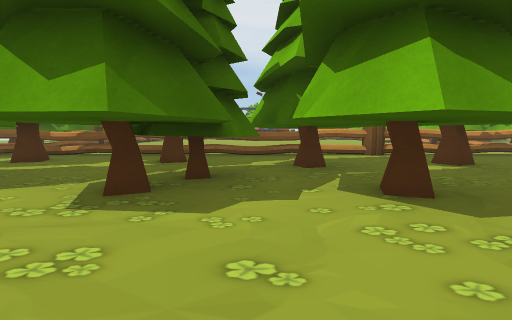
View 1 (above)

20 first-person views from a walk through a 3-D level made in the Unity game engine. The camera is 1.2 m above the floor, tilts 6° down and sees 90° across. The floor is counted in squares, 2 m on a side. Each view is taken from the middle of a square. On the plan, view 1 faces up. The plan holds only what a view shows up to about 9 squares ahead; the rest is blank. The place goes on beyond the plan. Some animated figures are left out.

View 2
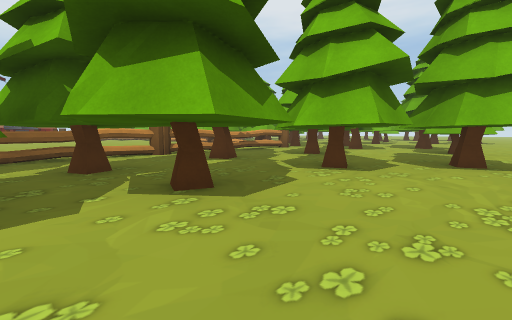

View 3
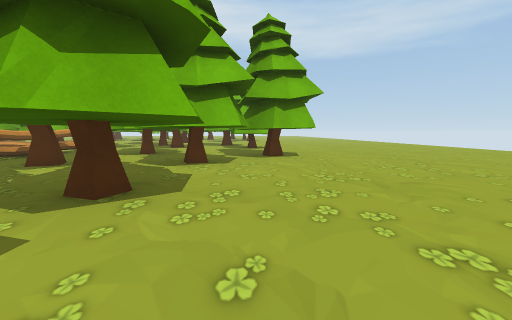

View 4
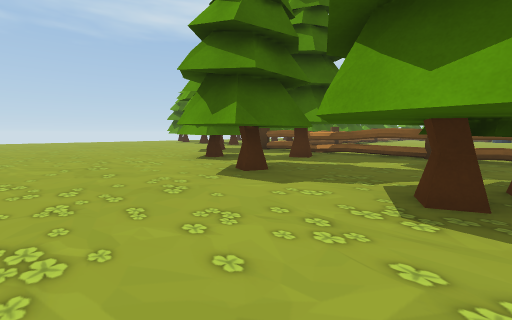

View 5
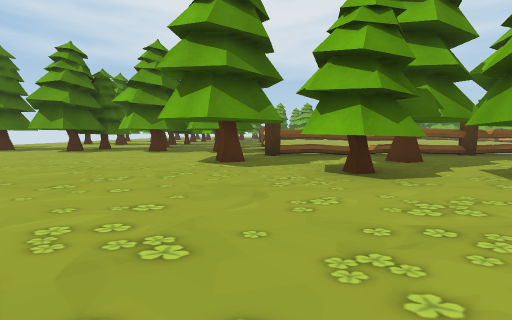

View 6
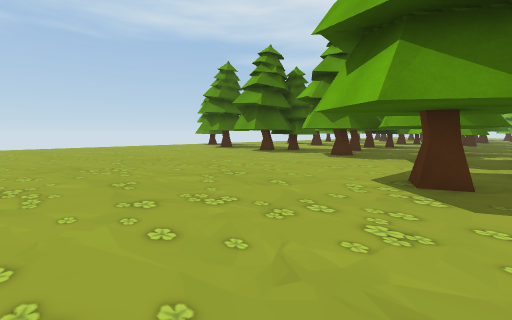

View 7
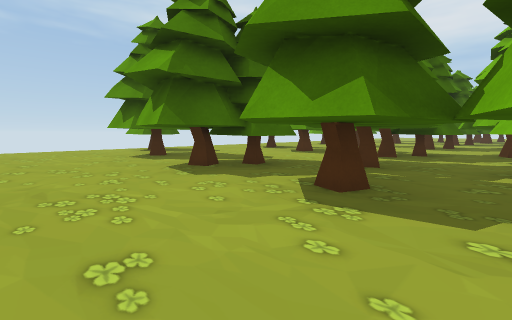

View 8
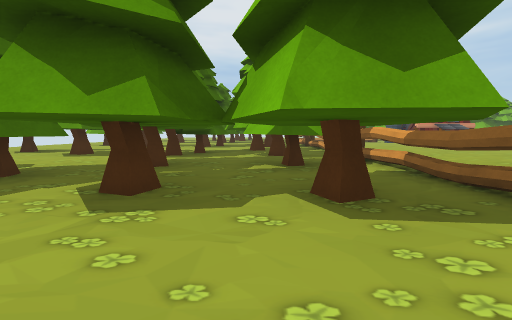

View 9
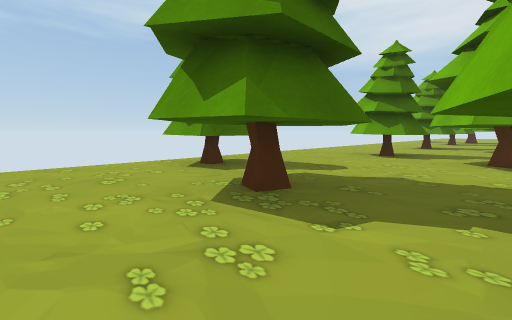

View 10
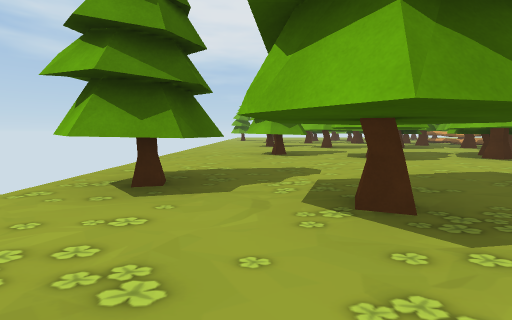

View 11
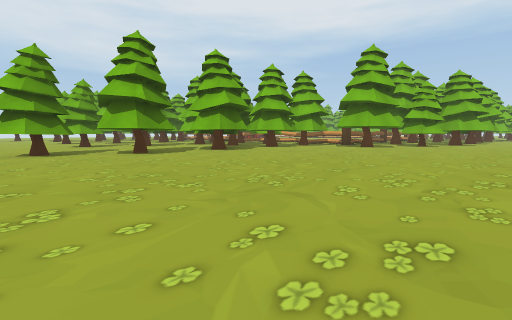

View 12
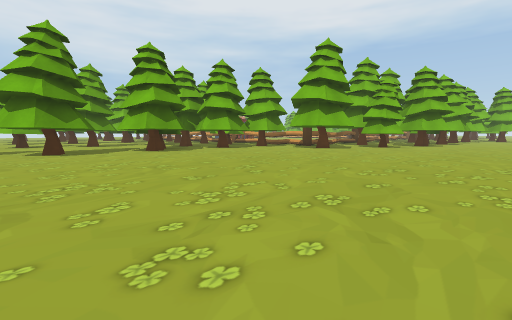

View 13
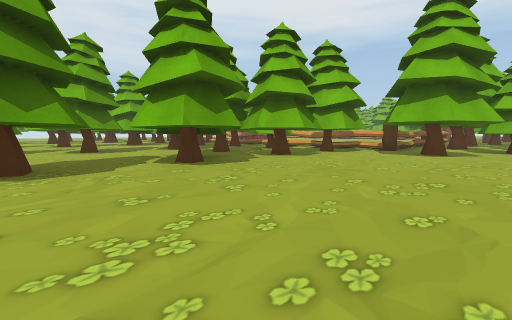

View 14
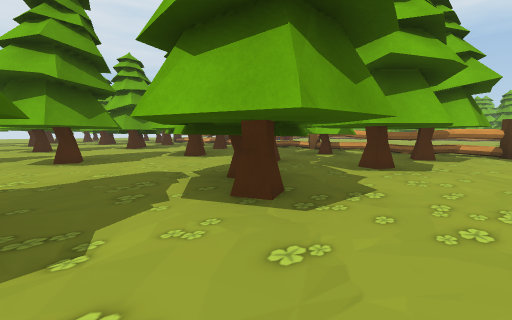

View 15
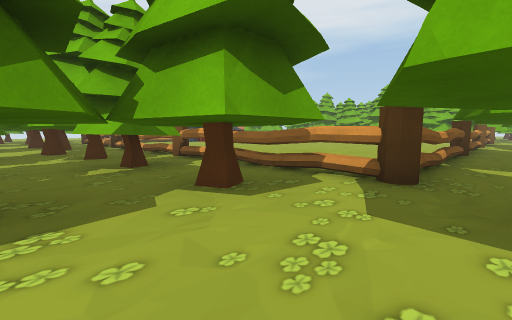

View 16
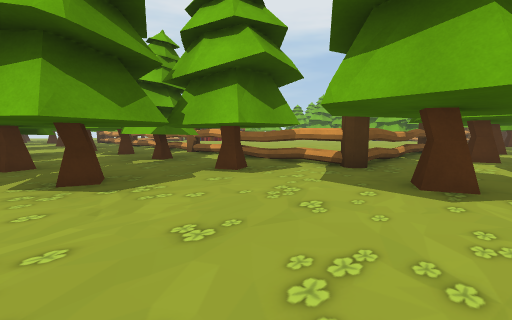

View 17
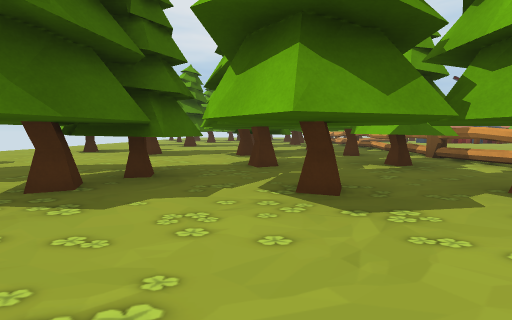

View 18
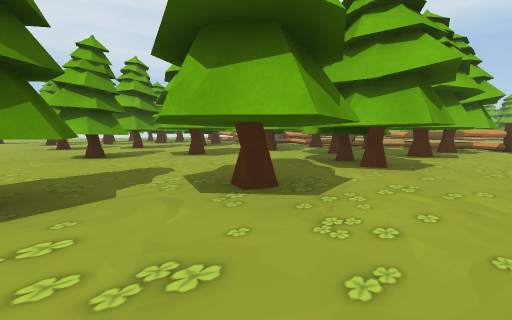

View 19
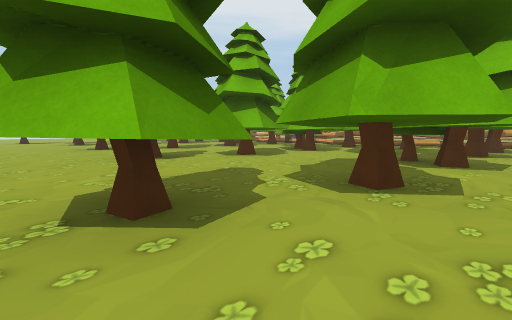

View 20
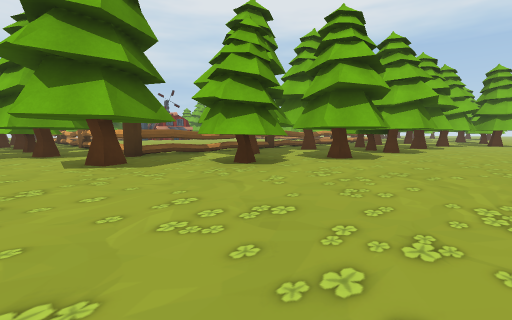

### Floor plan
Key: @ floor where view 1 was taken; # wall or solid block; . floor; ^ raised ledge; T pine tree.
Columns run from 20 left of view 1 to 7 right of it. Each row starts with its distance up from view 1.
 20 ..
 19 ..T
 18 ..TTTT
 17 ....T# #TT
 16 .......TTT
 15 ..TT....TTTT#  ...
 14 ..TTTTTT T# #  ...
 13 ....##TTTT#TT  ...
 12 ....TT TTTT ##...
 11 TT.....T#TTT# ....
 10 TTTTTTTT#TTT#   ...
  9 ..TTT#TT#TTTT   ...
  8 ...T.TT.#T##T ...  ...
  7 .............^^^T^#^^^^#^^^^
  6 ............#T.T# T# T.  ...
  5 ............TTTTT.TTTTT.TTTT
  4 .............TTTTTTTT#T.TT##
  3 ..............T#TT#T.TTTTT.T
  2 ................T.#T.#TTTT..
  1 .........................TTT
  0   ..................@....T#.

Where each view was taken, in squares from view 1:
view 1: 0 up, 0 right, facing up
view 2: 0 up, 0 right, facing up-right
view 3: 1 up, 1 left, facing right
view 4: 0 up, 1 left, facing up-left
view 5: 0 up, 8 left, facing up
view 6: 2 up, 8 left, facing up-left
view 7: 6 up, 10 left, facing up-left
view 8: 6 up, 10 left, facing up
view 9: 7 up, 15 left, facing up-left
view 10: 7 up, 18 left, facing up
view 11: 1 up, 20 left, facing up-right
view 12: 0 up, 18 left, facing up-right
view 13: 4 up, 17 left, facing up-right
view 14: 7 up, 16 left, facing up-right
view 15: 6 up, 11 left, facing up-right
view 16: 5 up, 12 left, facing up-right
view 17: 6 up, 12 left, facing up
view 18: 7 up, 19 left, facing up-right
view 19: 8 up, 20 left, facing up-right
view 20: 0 up, 10 left, facing up-right
